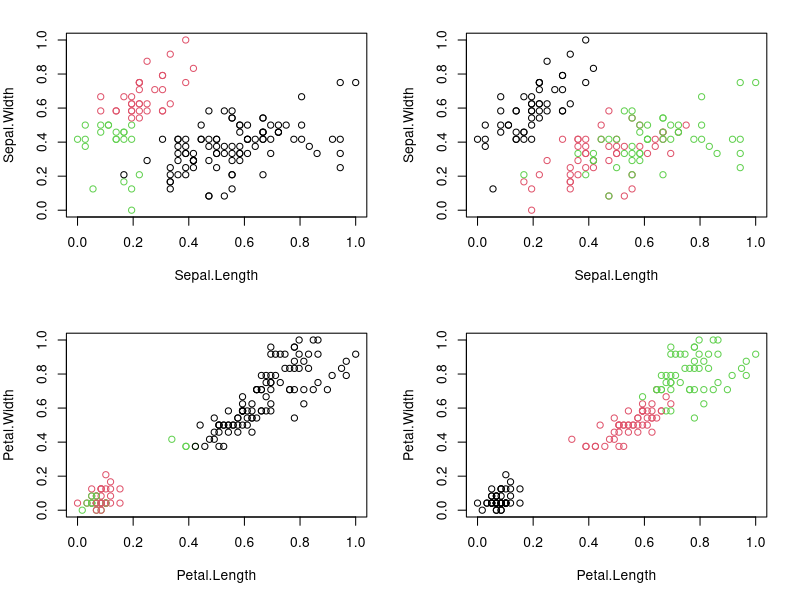

Recreate this plot in R.
#K-Means Clustering

require("datasets")
data("iris") # load Iris Dataset
str(iris) #view structure of dataset

summary(iris) #view statistical summary of dataset

head(iris, 3) #view top  rows of dataset

#Preprocess the dataset
#Since clustering is a type of Unsupervised Learning, 
#we would not require Class Label(output) during execution of our algorithm. 
#We will, therefore, remove Class Attribute “Species” and store it in another variable. 
#We would then normalize the attributes between 0 and 1 using our own function.

iris.new<- iris[,c(1,2,3,4)]
iris.class<- iris[,"Species"]
head(iris.new, 3)

head(iris.class, 3)

normalize <- function(x){
  return ((x-min(x))/(max(x)-min(x)))
}

iris.new$Sepal.Length<- normalize(iris.new$Sepal.Length)
iris.new$Sepal.Width<- normalize(iris.new$Sepal.Width)
iris.new$Petal.Length<- normalize(iris.new$Petal.Length)
iris.new$Petal.Width<- normalize(iris.new$Petal.Width)
head(iris.new)

#Apply the K-means clustering algorithm
result<- kmeans(iris.new,3) #aplly k-means algorithm with no. of centroids(k)=3
result$size # gives no. of records in each cluster

result$centers # gives value of cluster center datapoint value(3 centers for k=3)

result$cluster #gives cluster vector showing the custer where each record falls

#Verify results of clustering
par(mfrow=c(2,2), mar=c(5,4,2,2))
plot(iris.new[c(1,2)], col=result$cluster)# Plot to see how Sepal.Length and Sepal.Width data points have been distributed in clusters
plot(iris.new[c(1,2)], col=iris.class)# Plot to see how Sepal.Length and Sepal.Width data points have been distributed originally as per "class" attribute in dataset
plot(iris.new[c(3,4)], col=result$cluster)# Plot to see how Petal.Length and Petal.Width data points have been distributed in clusters
plot(iris.new[c(3,4)], col=iris.class)

table(result$cluster,iris.class)

#Results of the table show that Cluster 1 corresponds to Virginica, 
#Cluster 2 corresponds to Versicolor 
#and Cluster 3 to Setosa.

#Total number of correctly classified instances are: 36 + 47 + 50= 133
#Total number of incorrectly classified instances are: 3 + 14= 17

#How did the model do?
#TASK: Accuracy = number of correctly classified/(total classified) = ?
#i.e our model has achieved ?% accuracy!
Accuracy = 133/(133+17) * 100


